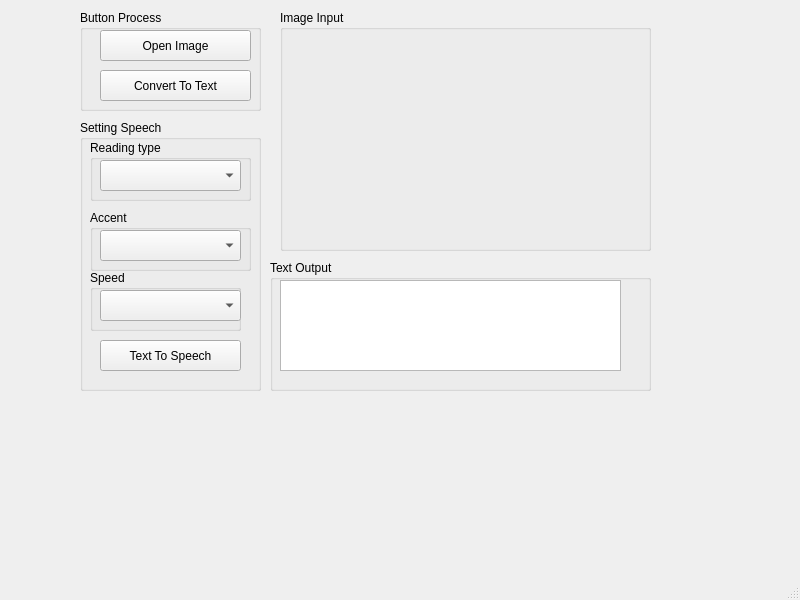
<?xml version="1.0" encoding="UTF-8"?>
<ui version="4.0">
 <class>MainWindow</class>
 <widget class="QMainWindow" name="MainWindow">
  <property name="geometry">
   <rect>
    <x>0</x>
    <y>0</y>
    <width>800</width>
    <height>600</height>
   </rect>
  </property>
  <property name="windowTitle">
   <string>MainWindow</string>
  </property>
  <widget class="QWidget" name="centralwidget">
   <widget class="QGroupBox" name="groupBox">
    <property name="geometry">
     <rect>
      <x>80</x>
      <y>10</y>
      <width>181</width>
      <height>101</height>
     </rect>
    </property>
    <property name="title">
     <string>Button Process</string>
    </property>
    <widget class="QPushButton" name="btn_open_image">
     <property name="geometry">
      <rect>
       <x>20</x>
       <y>20</y>
       <width>151</width>
       <height>31</height>
      </rect>
     </property>
     <property name="text">
      <string>Open Image</string>
     </property>
    </widget>
    <widget class="QPushButton" name="btn_convert_to_text">
     <property name="geometry">
      <rect>
       <x>20</x>
       <y>60</y>
       <width>151</width>
       <height>31</height>
      </rect>
     </property>
     <property name="text">
      <string>Convert To Text</string>
     </property>
    </widget>
   </widget>
   <widget class="QGroupBox" name="grp_img">
    <property name="geometry">
     <rect>
      <x>280</x>
      <y>10</y>
      <width>371</width>
      <height>241</height>
     </rect>
    </property>
    <property name="title">
     <string>Image Input</string>
    </property>
    <widget class="QLabel" name="img_in">
     <property name="geometry">
      <rect>
       <x>10</x>
       <y>20</y>
       <width>351</width>
       <height>211</height>
      </rect>
     </property>
     <property name="text">
      <string/>
     </property>
    </widget>
   </widget>
   <widget class="QGroupBox" name="grp_text">
    <property name="geometry">
     <rect>
      <x>270</x>
      <y>260</y>
      <width>381</width>
      <height>131</height>
     </rect>
    </property>
    <property name="title">
     <string>Text Output</string>
    </property>
    <widget class="QPlainTextEdit" name="pltext_out">
     <property name="geometry">
      <rect>
       <x>10</x>
       <y>20</y>
       <width>341</width>
       <height>91</height>
      </rect>
     </property>
    </widget>
   </widget>
   <widget class="QGroupBox" name="setting_speech">
    <property name="geometry">
     <rect>
      <x>80</x>
      <y>120</y>
      <width>181</width>
      <height>271</height>
     </rect>
    </property>
    <property name="title">
     <string>Setting Speech</string>
    </property>
    <widget class="QGroupBox" name="read_type">
     <property name="geometry">
      <rect>
       <x>10</x>
       <y>20</y>
       <width>161</width>
       <height>61</height>
      </rect>
     </property>
     <property name="title">
      <string>Reading type</string>
     </property>
     <widget class="QComboBox" name="type_cbb">
      <property name="geometry">
       <rect>
        <x>10</x>
        <y>20</y>
        <width>141</width>
        <height>31</height>
       </rect>
      </property>
     </widget>
    </widget>
    <widget class="QGroupBox" name="accent">
     <property name="geometry">
      <rect>
       <x>10</x>
       <y>90</y>
       <width>161</width>
       <height>61</height>
      </rect>
     </property>
     <property name="title">
      <string>Accent</string>
     </property>
     <widget class="QComboBox" name="accent_cbb">
      <property name="geometry">
       <rect>
        <x>10</x>
        <y>20</y>
        <width>141</width>
        <height>31</height>
       </rect>
      </property>
     </widget>
    </widget>
    <widget class="QGroupBox" name="Speed">
     <property name="geometry">
      <rect>
       <x>10</x>
       <y>150</y>
       <width>151</width>
       <height>61</height>
      </rect>
     </property>
     <property name="title">
      <string>Speed</string>
     </property>
     <widget class="QComboBox" name="Speed_cbb">
      <property name="geometry">
       <rect>
        <x>10</x>
        <y>20</y>
        <width>141</width>
        <height>31</height>
       </rect>
      </property>
     </widget>
    </widget>
    <widget class="QPushButton" name="btntexttospeech">
     <property name="geometry">
      <rect>
       <x>20</x>
       <y>220</y>
       <width>141</width>
       <height>31</height>
      </rect>
     </property>
     <property name="text">
      <string>Text To Speech</string>
     </property>
    </widget>
   </widget>
  </widget>
  <widget class="QMenuBar" name="menubar">
   <property name="geometry">
    <rect>
     <x>0</x>
     <y>0</y>
     <width>800</width>
     <height>21</height>
    </rect>
   </property>
  </widget>
  <widget class="QStatusBar" name="statusbar"/>
 </widget>
 <resources/>
 <connections/>
</ui>
